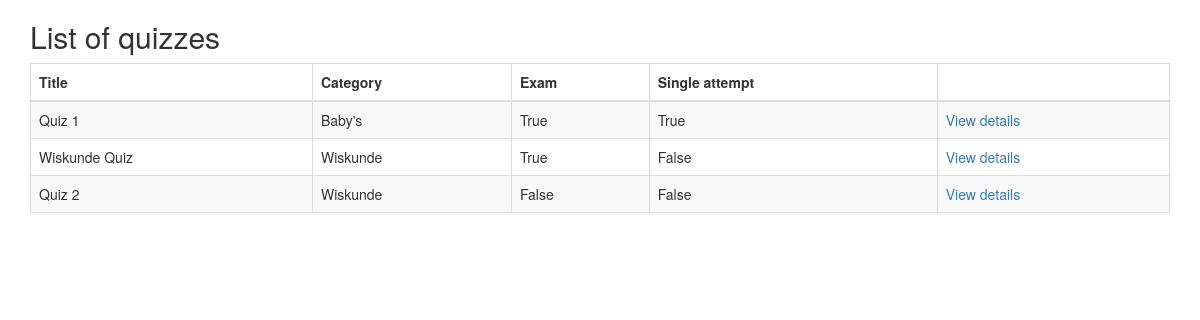
The page / on the database its author committed.
### django_quiz_bkp/quiz/models.py (models this page shows, shortened)
@python_2_unicode_compatible
class Quiz(models.Model):
    title = models.CharField(
        verbose_name=_("Title"),
        max_length=60, blank=False)
    description = models.TextField(
        verbose_name=_("Description"),
        blank=True, help_text=_("a description of the quiz"))
    url = models.SlugField(
        max_length=60, blank=False,
        help_text=_("a user friendly url"),
        verbose_name=_("user friendly url"))
    category = models.ForeignKey(
        Category, null=True, blank=True,
        verbose_name=_("Category"), on_delete=models.CASCADE)
    random_order = models.BooleanField(
        blank=False, default=False,
        verbose_name=_("Random Order"),
        help_text=_("Display the questions in "
                    "a random order or as they "
                    "are set?"))
    max_questions = models.PositiveIntegerField(
        blank=True, null=True, verbose_name=_("Max Questions"),
        help_text=_("Number of questions to be answered on each attempt."))
    answers_at_end = models.BooleanField(
        blank=False, default=False,
        help_text=_("Correct answer is NOT shown after question."
                    " Answers displayed at the end."),
        verbose_name=_("Answers at end"))
    exam_paper = models.BooleanField(
        blank=False, default=False,
        help_text=_("If yes, the result of each"
                    " attempt by a user will be"
                    " stored. Necessary for marking."),
        verbose_name=_("Exam Paper"))
    single_attempt = models.BooleanField(
        blank=False, default=False,
        help_text=_("If yes, only one attempt by"
                    " a user will be permitted."
                    " Non users cannot sit this exam."),
        verbose_name=_("Single Attempt"))
    pass_mark = models.SmallIntegerField(
        blank=True, default=0,
        verbose_name=_("Pass Mark"),
        help_text=_("Percentage required to pass exam."),
        validators=[MaxValueValidator(100)])
    success_text = models.TextField(
        blank=True, help_text=_("Displayed if user passes."),
        verbose_name=_("Success Text"))
    fail_text = models.TextField(
        verbose_name=_("Fail Text"),
        blank=True, help_text=_("Displayed if user fails."))
    draft = models.BooleanField(
        blank=True, default=False,
        verbose_name=_("Draft"),
        help_text=_("If yes, the quiz is not displayed"
                    " in the quiz list and can only be"
                    " taken by users who can edit"
                    " quizzes."))
    class Meta:
        verbose_name = _("Quiz")
        verbose_name_plural = _("Quizzes")

@python_2_unicode_compatible
class Category(models.Model):
    category = models.CharField(
        verbose_name=_("Category"),
        max_length=250, blank=True,
        unique=True, null=True)
    objects = CategoryManager()
    class Meta:
        verbose_name = _("Category")
        verbose_name_plural = _("Categories")
    def __str__(self):
        return self.category

### django_quiz_bkp/quiz/views.py (the view)
class QuizListView(ListView):
    model = Quiz
    def get_queryset(self):
        queryset = super(QuizListView, self).get_queryset()
        return queryset.filter(draft=False)

### django_quiz_bkp/build/lib/quiz/templates/quiz/quiz_list.html (shortened to what this page needs)
{% extends 'base.html' %}
{% load i18n %}
{% block content %}
<h2>{% trans "List of quizzes" %}</h2>
    {% if quiz_list %}
		<table class="table table-bordered table-striped">
		  <thead>
			<tr>
			  <th>{% trans "Title" %}</th>
			  <th>{% trans "Category" %}</th>
			  <th>{% trans "Exam" %}</th>
			  <th>{% trans "Single attempt" %}</th>
			  <th></th>
			</tr>
		  </thead>
		  <tbody>
        {% for quiz in quiz_list %}
  			<tr>
			  <td>{{ quiz.title }}</td>
			  <td>{{ quiz.category }}</td>
			  <td>{{ quiz.exam_paper }}</td>
			  <td>{{ quiz.single_attempt }}</td>
			  <td>
				<a href="{% url 'quiz_start_page' slug=quiz.url %}">
				  {% trans "View details" %}
				</a>
			</tr>
        {% endfor %}
		  </tbody>
		</table>
	{% else %}
        <p>{% trans "There are no available quizzes" %}.</p>
    {% endif %}
{% endblock %}

### django_quiz_bkp/build/lib/quiz/templates/base.html (shortened to what this page needs)
{% load i18n %}
<!DOCTYPE html>
<html xmlns:fb="http://www.facebook.com/2008/fbml" xmlns="http://www.w3.org/1999/xhtml" xml:lang="en" lang="en" dir="ltr">
<head>
<link rel="stylesheet" href="//netdna.bootstrapcdn.com/bootstrap/3.1.1/css/bootstrap.min.css">
</head>
<body>
<div class="container">
{% block content %}
{% endblock %}
</div>
</body>
</html>

### rows shown on the page
Quiz: title "Quiz 1", category "Baby's", exam_paper "True", single_attempt "True"
Quiz: title "Wiskunde Quiz", category "Wiskunde", exam_paper "True", single_attempt "False"
Quiz: title "Quiz 2", category "Wiskunde", exam_paper "False", single_attempt "False"
